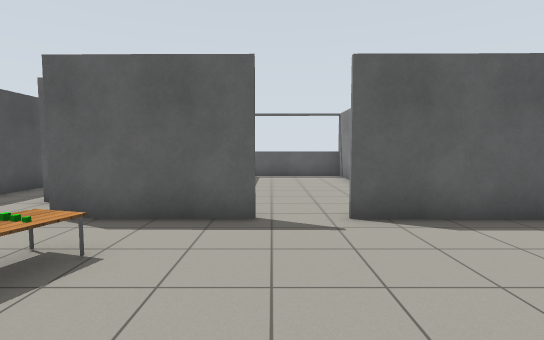
view 1 (above)

22 first-person views from a walk through a Gazebo world. The camera is 1.2 m above the floor, tilts 4° down and sees 85° across. The floor is counted in squares, 1 m on a side. Each view is taken from the middle of a square. On the plan, view 1 faces up. The plan holds only what a view shows up to about 13 squares ahead; the rest is blank. Gazebo's built-in surfaces are drawn with simple patterns.

view 2
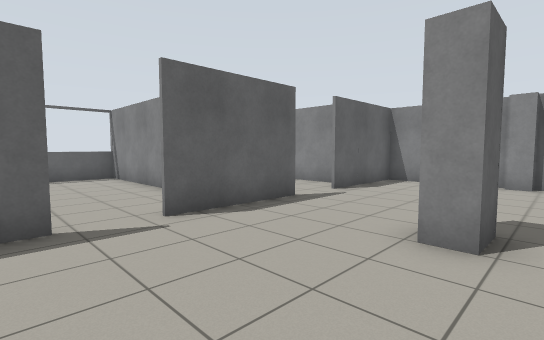

view 3
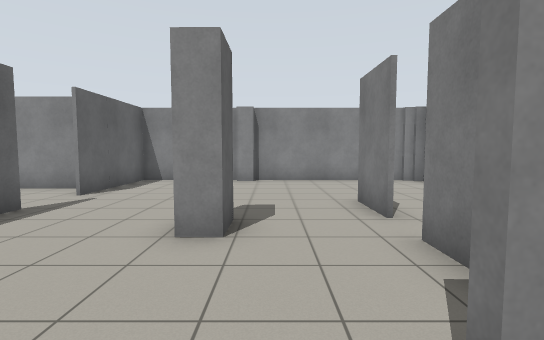

view 4
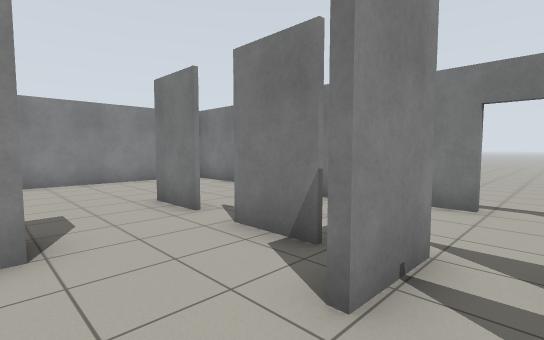

view 5
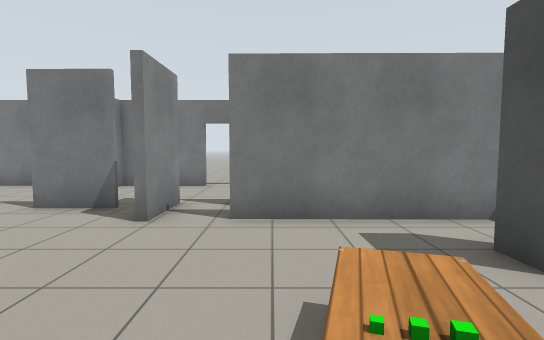

view 6
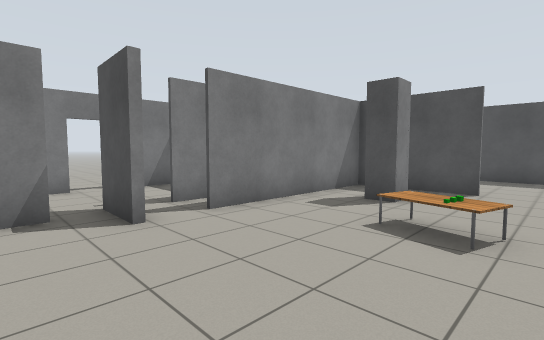

view 7
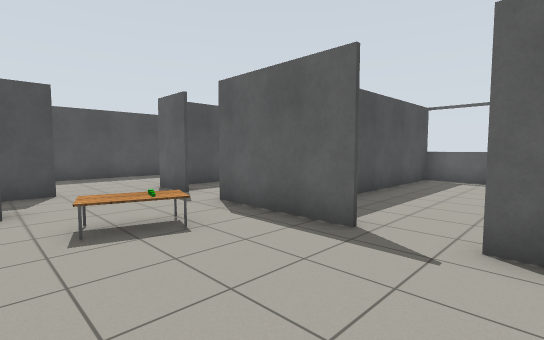

view 8
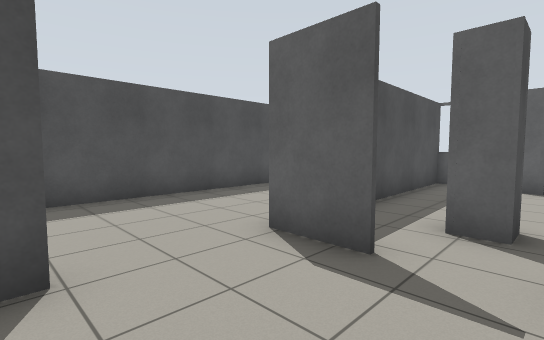

view 9
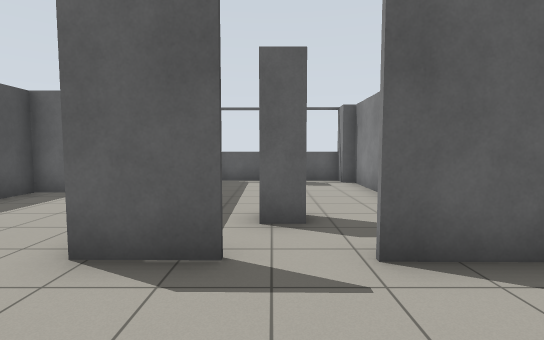

view 10
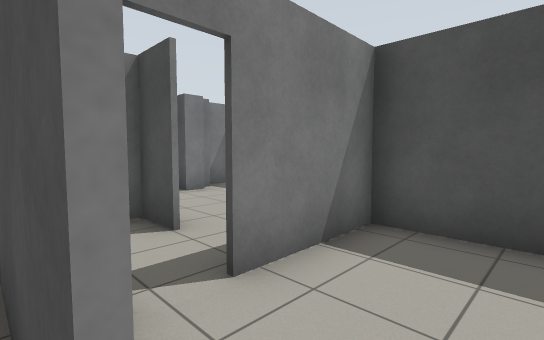

view 11
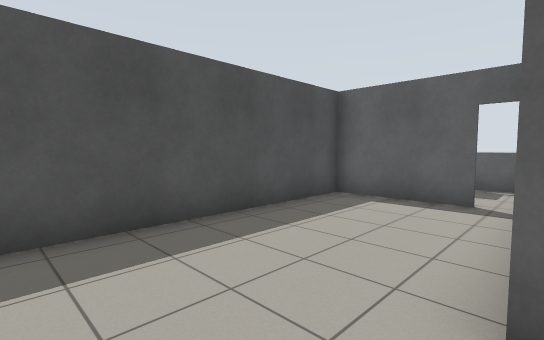

view 12
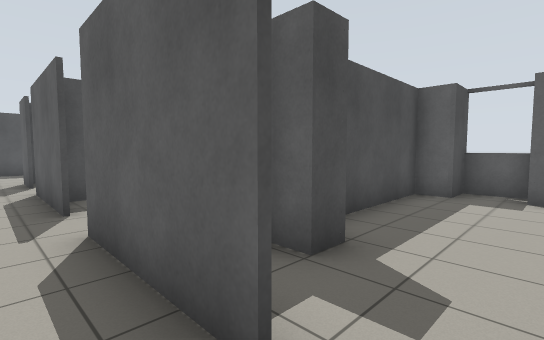

view 13
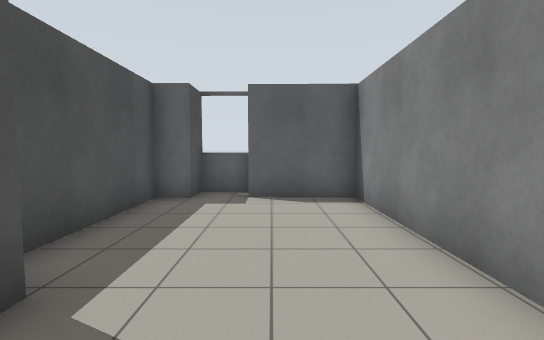

view 14
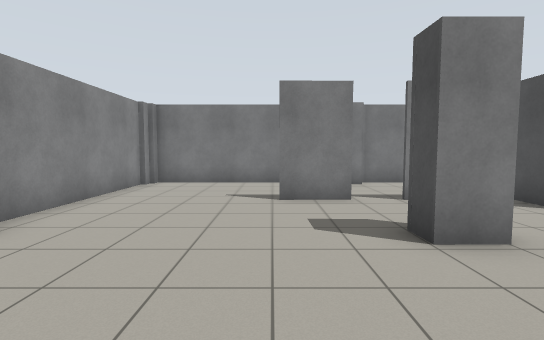

view 15
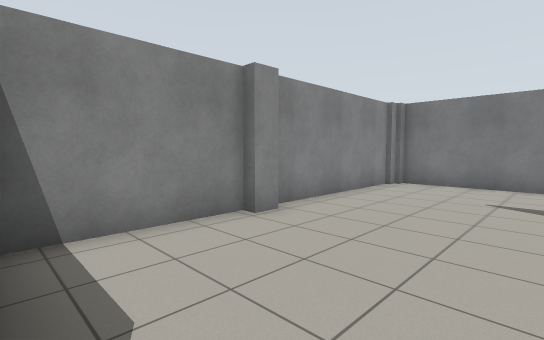

view 16
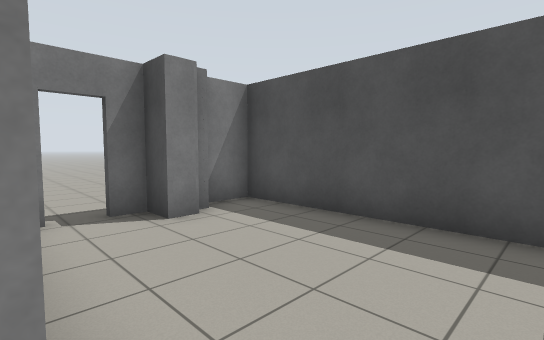

view 17
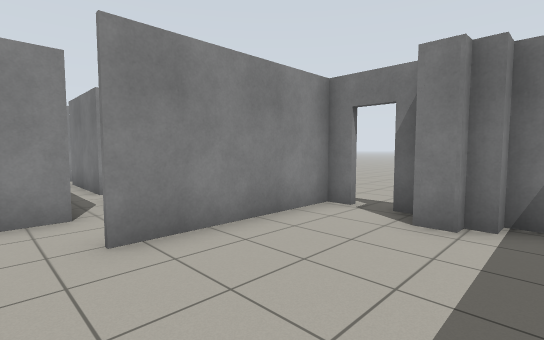

view 18
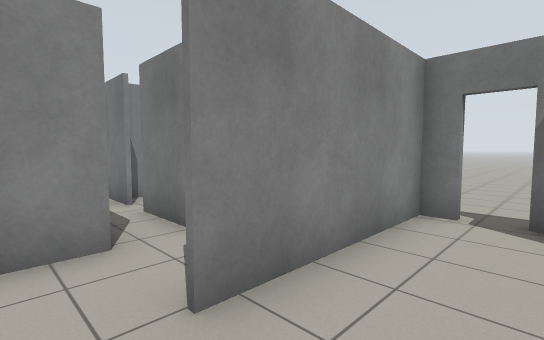

view 19
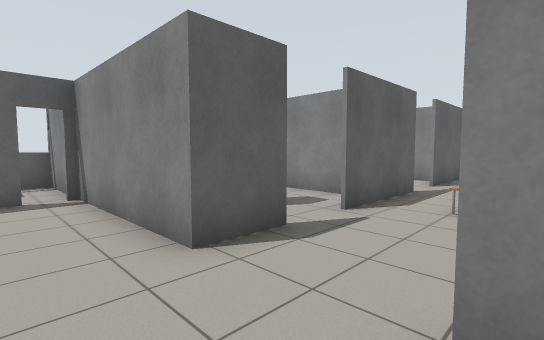

view 20
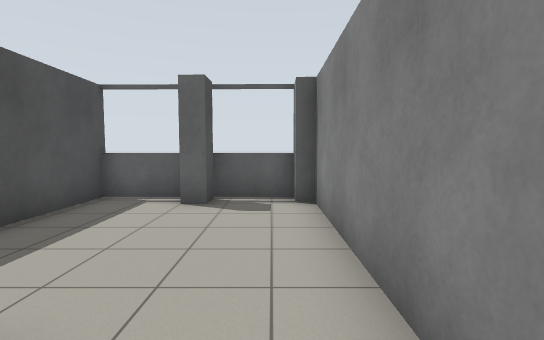

view 21
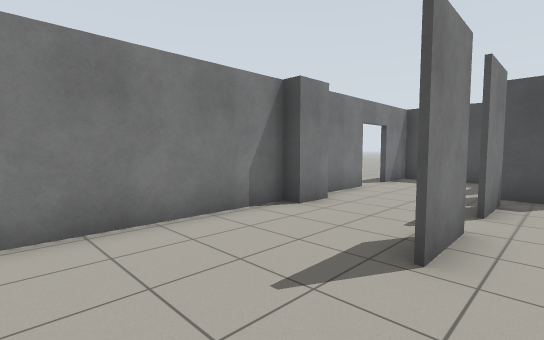

view 22
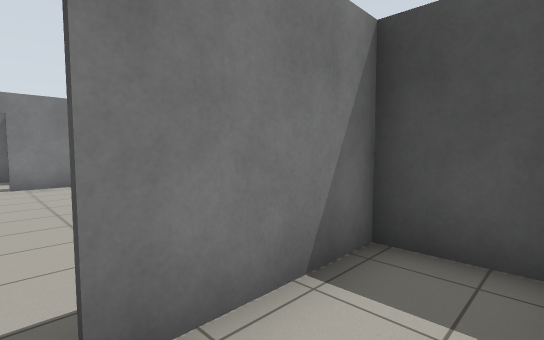

### Floor plan
Points are (right, up) in squares from view 1. A wall is a line through its corners. A room is listed if a view was taken in it or the views show most of it. See-through windows are left out.
Room 1 (views 1, 2, 3, 4, 5, 6, 7, 8, 9, 10, 11, 12, 13, 14, 15, 21)
walls: (3, 0.7) (3, 1.3) (3.9, 1.3) (3.9, 0.7) (3, 0.7); (4, -2) (5.9, -2); (1.1, -2) (2.9, -2); (0.3, -0.8) (0.2, -2.5); (0, -2.7) (0.1, -0.8); (2.9, -5.3) (3.4, -5.3); (4.9, 5) (1.3, 5); (-0.2, 5.1) (-3.9, 5.1); (0.1, -5.5) (1.9, -5.5); (0.1, -5.7) (2.9, -5.7) (2.9, -5.2) (3.8, -5.2) (3.8, -5.7) (10.3, -5.7) (10.3, -5); (-3.3, -3.1) (-3.3, -3.6); (-4.5, -2.3) (-1.1, -2.3); (-3.3, -5.2) (-3.3, -5.5) (-1.5, -5.5); (-5.4, 1.3) (-4.7, 1.3) (-4.6, 0.5); (10.5, -5.1) (10.5, 0.6) (10.1, 0.6) (10.1, 1.4) (10.5, 1.4) (10.5, 4.9) (6.6, 5); (-5.5, 5.1) (-7.2, 5.1); (-7.1, 2.5) (-7.1, -1) (-1.2, -1)
ways out: opening at (-7, 3.5) to room 3; opening at (-4.5, 5) to room 4; opening at (0.5, 5) to room 6; opening at (5.5, 5) to room 7; open door at (-0.5, -6); gap at (-1, -2); gap at (1, -2); gap at (3.5, -2)
objects: table (-3, 2); green box (-3, 3); green box (-2, 3)
Room 2 (views 16, 17, 18)
walls: (-9, -1) (-9, -2.2) (-8.6, -2.2); (-13.9, -0.1) (-13.8, -5.7) (-10.6, -5.7); (-7.2, -1.2) (-7.2, 0); (-9.7, -5.7) (-9.1, -5.7) (-9.1, -1); (-12.4, -5.8) (-12.3, -5.4) (-11.9, -5.4) (-11.9, -4.8) (-11.4, -4.8) (-11.4, -5.8); (-13.4, -5.4) (-12.6, -5.4)
ways out: open door at (-8, 1) to room 3; open door at (-10, -6)
Room 3 (view 19)
walls: (-7.2, 5.1) (-7.2, 10.1); (-8.3, 10.2) (-11.6, 10.2); (-7.2, 2) (-7.2, 2.5); (-11.6, 10) (-11.5, 0.8) (-8.6, 0.8)
ways out: opening at (-7, 3.5) to room 1; open door at (-8, 1) to room 2; open door at (-8, 10) to room 5
Room 4 (view 20)
walls: (-4.5, 7.4) (-4.5, 6.7) (-5.3, 6.7); (-2.1, 6.3) (-2, 12.6); (-4.4, 12.5) (-5.1, 12.5); (-2.4, 13.4) (-6.9, 13.4); (-7.1, 13.7) (-7.1, 5.3)
ways out: opening at (-4.5, 5) to room 1
Room 5 (view 22)
walls: (-11.6, 12) (-11.6, 10); (-11.6, 10.3) (-8.3, 10.3); (-7.2, 10.1) (-7.2, 13.6); (-6.9, 13.4) (-8.9, 13.4)
ways out: open door at (-8, 10) to room 3
Room 6 (no view inside)
walls: (3, 8.8) (3.1, 13.6); (-2, 5.9) (-2, 5.4); (3, 5.6) (3, 6.3); (-1.9, 13.6) (-2, 8.1); (3.1, 13.3) (-1.9, 13.4)
ways out: opening at (0.5, 5) to room 1
Room 7 (no view inside)
walls: (4, 7.4) (4, 6.8) (3.4, 6.8); (8.1, 5.9) (8.1, 12.3) (5.3, 12.3); (4.1, 12.4) (3.1, 12.4) (3.2, 8.2)
low walls: (5.4, 13.3) (4.1, 13.3)
ways out: opening at (5.5, 5) to room 1

Where each view was taken, in squares from view 1:
view 1: 0 up, 0 right, facing up
view 2: 0 up, 1 left, facing up-right
view 3: 0 up, 1 left, facing right
view 4: 1 up, 1 left, facing down-right
view 5: 4 up, 2 left, facing down
view 6: 4 up, 2 right, facing down-left
view 7: 1 up, 2 right, facing up-left
view 8: 2 up, 4 left, facing up-left
view 9: 2 up, 5 left, facing up
view 10: 3 up, 7 left, facing down-left
view 11: 3 up, 7 left, facing up-left
view 12: 4 up, 6 right, facing up-left
view 13: 5 up, 6 right, facing up
view 14: 5 up, 6 right, facing down
view 15: 5 up, 6 right, facing down-right
view 16: 0 up, 9 left, facing down-left
view 17: 0 up, 13 left, facing down-right
view 18: 0 up, 11 left, facing down-right
view 19: 2 up, 9 left, facing up-right
view 20: 6 up, 3 left, facing up
view 21: 1 down, 9 right, facing down-left
view 22: 12 up, 8 left, facing down-left
